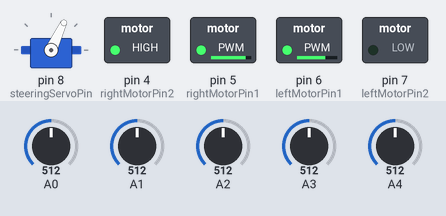
Recording of a sketch running on a simulated Arduino Uno, built with avr-gcc and run on an emulated ATmega328P. On the bench: servo, switched loads named in the sketch (green lamp = pin HIGH). The inputs (shaded band) are chosen by the test bench; at power-on: A0 = 512, A1 = 512, A2 = 512, A3 = 512, A4 = 512.

Above: at 1.2 s.
1.3 s: A0 set to 409
2.8 s: A0 set to 392
At 4.0 s:
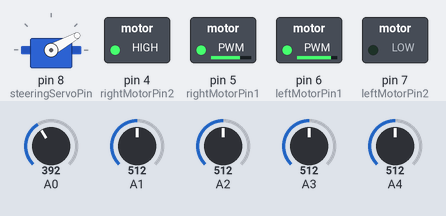
4.3 s: A0 set to 410
At 5.3 s:
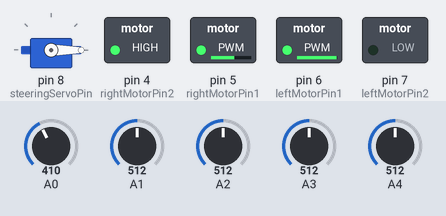
5.8 s: A1 set to 418
7.3 s: A1 set to 384
At 7.6 s:
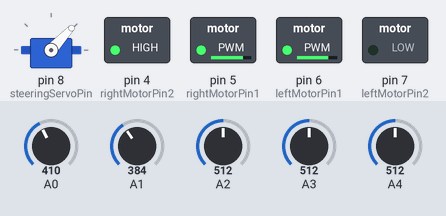
8.8 s: A1 set to 410
At 10.0 s:
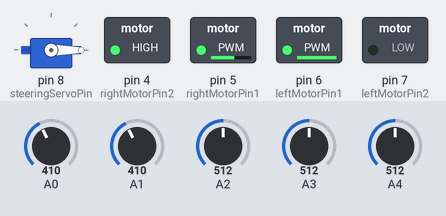
Timing chart, 0 to 11.3 s (numbered marks = the images above; inputs shaded):
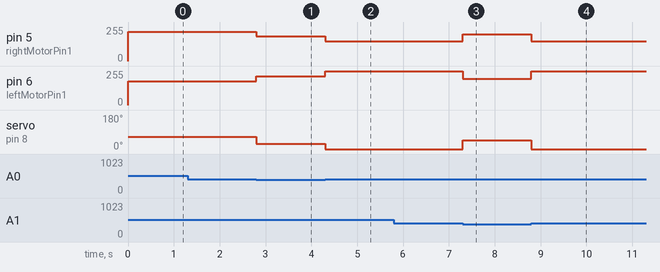

Measured:
- the behaviour switches between 400 and 399 on A0 (found by bisection; images 0 and 1)
- the behaviour switches between 400 and 399 on A1 (found by bisection; images 2 and 3)
- after the input at 1.3 s, every drawn part: stays the same
- after the input at 2.8 s, pin 5 (rightMotorPin1): 220/255 → 184/255 at once; pin 6 (leftMotorPin1): 180/255 → 216/255 at once; servo on pin 8 (steeringServoPin): 65° → 29° at once
- after the input at 4.3 s, pin 5 (rightMotorPin1): 184/255 → 148/255 at once; pin 6 (leftMotorPin1): 216/255 → 252/255 at once; servo on pin 8 (steeringServoPin): 29° → 0° at once
- after the input at 5.8 s, every drawn part: stays the same
- after the input at 7.3 s, pin 5 (rightMotorPin1): 148/255 → 202/255 at once; pin 6 (leftMotorPin1): 252/255 → 198/255 at once; servo on pin 8 (steeringServoPin): 0° → 47° at once
- after the input at 8.8 s, pin 5 (rightMotorPin1): 202/255 → 148/255 at once; pin 6 (leftMotorPin1): 198/255 → 252/255 at once; servo on pin 8 (steeringServoPin): 47° → 0° at once

The sketch:

xunxian_ino_9.05.ino
```cpp
#include <Servo.h>

const int steeringServoPin = 8;  // 舵机引脚
const int leftMotorPin1 = 6;     // 左电机引脚1
const int leftMotorPin2 = 7;     // 左电机引脚2
const int rightMotorPin1 = 5;    // 右电机引脚1
const int rightMotorPin2 = 4;    // 右电机引脚2
Servo steeringServo;
//将数值定义在前，有利于后续调整

const int threshold =400;  //灰度传感器门限
const double middle = 65.5;            //舵机中值
const double limit = 9;             //调节修正度数上限
const double speed1 = 180;      //左发动机动力
const double speed2 = 220;      //右发动机动力
double angle0 = 0;  //暂定转向角度
double angle = 0;  //转向角度
double label = 0;  //转动方向

void setup() {
  // 初始化舵机和电机引脚
  steeringServo.attach(steeringServoPin);
  pinMode(leftMotorPin1, OUTPUT);
  pinMode(leftMotorPin2, OUTPUT);
  pinMode(rightMotorPin1, OUTPUT);
  pinMode(rightMotorPin2, OUTPUT);
  // 设置舵机初始角度
  steeringServo.write(middle);
  Serial.println(1);
  digitalWrite(leftMotorPin2,LOW);
  digitalWrite(rightMotorPin2,HIGH);
  analogWrite(leftMotorPin1, speed1);//后轮差速
  analogWrite(rightMotorPin1, speed2);//防止打滑
}
void go() {
  while (true) {
      if (analogRead(A0) < threshold) {//右转二级
      angle = -4 * limit;//二级比一级优先执行
      label = -1;//变量label在超出检测范围后存储方向
    } else if (analogRead(A1) < threshold) {//右转一级
      angle = -2*limit;
      label=-1;
    } else if (analogRead(A4) < threshold) {//左转二级
      angle = 0.8 * limit;
      label = 1;
      //if(angle0 >= 35) angle=35;
    } else if (analogRead(A3) < threshold) {//左转一级
      angle = 0.5 *limit;
      label=1;
    } else if (analogRead(A2) < threshold) {//中间检测到，减小转向角
      label = 0;
      angle = angle*0.9;
    } else {
      if(label==1) angle =limit *label;
      else if(label ==-1)angle = 8* limit * label;//超过检测范围，转向三级
    }
    steeringServo.write(angle + middle);//转向角写入舵机
    analogWrite(leftMotorPin1, speed1-(angle*1));//后轮差速
    analogWrite(rightMotorPin1, speed2+(angle*1));//防止打滑
  }
}
void loop() {
  go();
}
```
